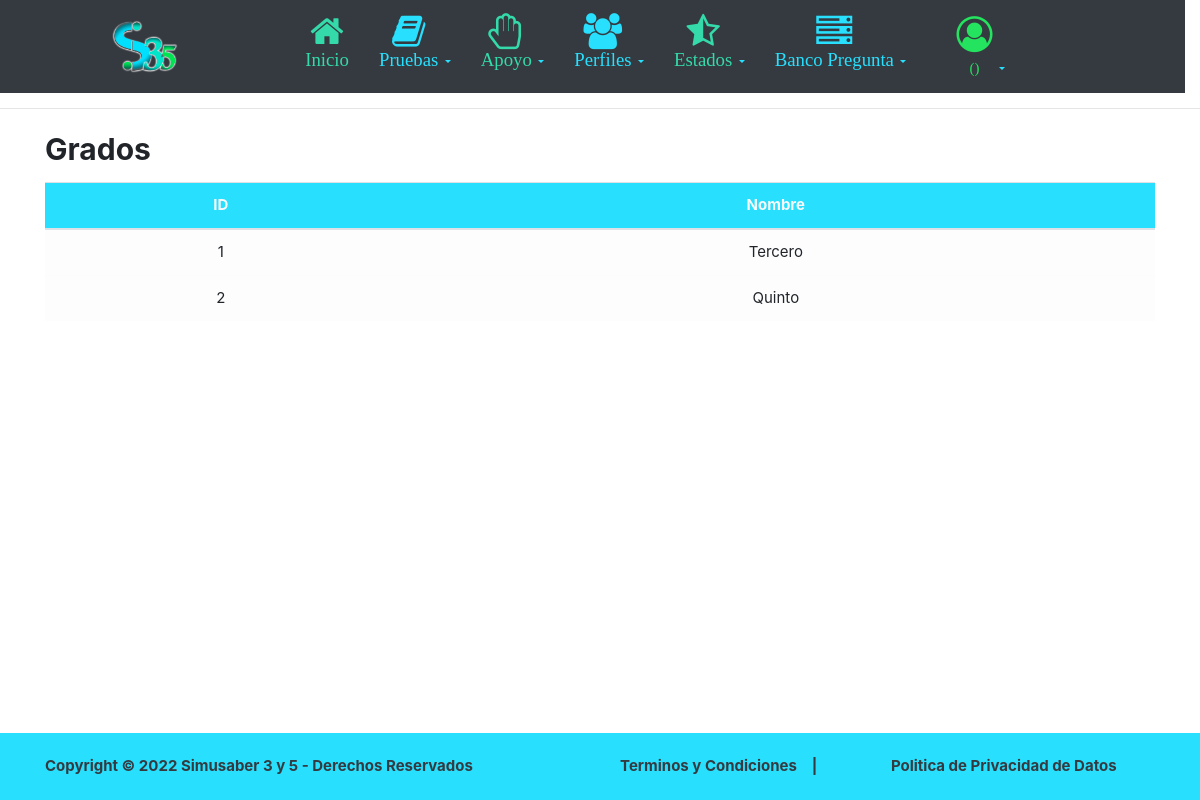
Screenshot of /prueba/readGrado/ with the database file from the repository.
### apps/prueba/models.py (models this page shows, shortened)
class Grado(models.Model):
    nombre_grado=models.CharField(max_length=45, null=True)

### apps/prueba/views.py (the view)
# urls.py: path('readGrado/', read_grado_view, name='readGrado'),
def read_grado_view(request):
    grados=Grado.objects.all()
    context={
                'grados':grados,
            }
    return render(request, "prueba/readGrado.html",context)

### templates/prueba/readGrado.html (shortened to what this page needs)
{% extends 'general/master.html' %}
{% block content %}
<div class="container">
    <div class="row mx-0 mt-4 mb-2">
        <div class="col-6 col-md-0 px-0">
            <h2><b> Grados </b></h2>
        </div>
    </div>
    <div class="row mx-0">
        <div class="col-12 p-0">
          <div class="table-responsive">
            <div class="table-wrapper">
              <div class="row mx-0">
                <table class="table table-hover">
                  <thead>
                    <tr class="bg-Cprimary text-justify text-light shadow">
                      <th class="align-middle text-center">ID</th>
                      <th class="align-middle text-center">Nombre</th>
                    </tr>
                  </thead>
                  <tbody>
                    {% for grado in grados %}
                    <tr class="table-light text-justify">
                        <td class="align-middle text-center">{{grado.id}}</td>
                        <td class="align-middle text-center">{{grado.nombre_grado}}</td>
                    </tr>
                    {% endfor %}
                  </tbody>
                </table>
              </div>
            </div>
          </div>
        </div>
      </div>
</div>
{% endblock %}

### static/general/general.css (style rules this page uses)
:root { --color-primary: #28DFFD; --color-secondary: #34DAA9; --color-tertiary: #24E35E; }
@media (min-width: 1200px) { html { font-size: 15px; } }
.bg-Cprimary { background: var(--color-primary); }

### rows the page displays
Grado: id "1", nombre_grado "Tercero"
Grado: id "2", nombre_grado "Quinto"
